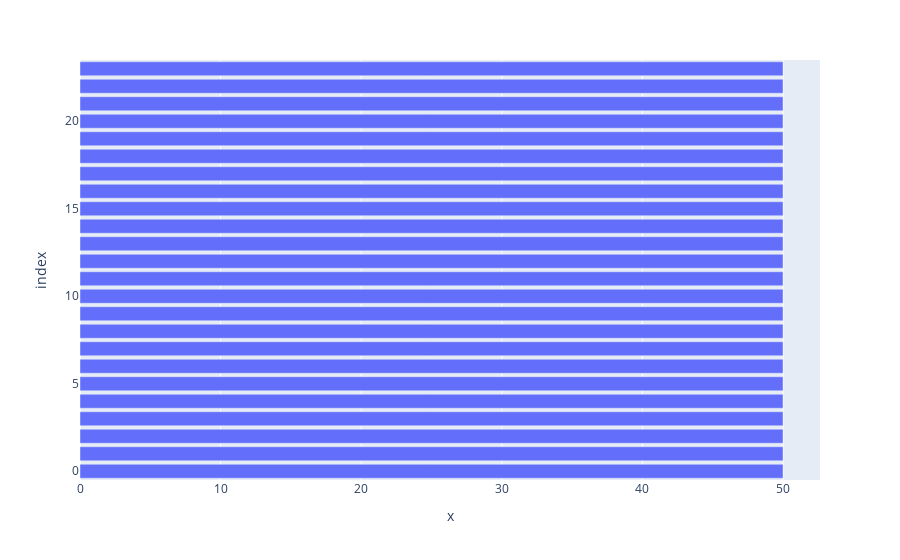

The notebook cell this image was saved under:
### Code cell
px.bar(df["label"].value_counts().index,df["label"].value_counts().values)

### Figure 1 — Plotly figure (JSON) as saved in the notebook; plotly's stock layout.template omitted (floating-point values rounded to 4 significant figures)
{"data": [{"alignmentgroup": "True", "hovertemplate": "x=%{x}<br>index=%{y}<extra></extra>", "legendgroup": "", "marker": {"color": "#636efa", "pattern": {"shape": ""}}, "name": "", "offsetgroup": "", "orientation": "h", "showlegend": false, "textposition": "auto", "type": "bar", "x": [50, 50, 50, 50, 50, 50, 50, 50, 50, 50, 50, 50, 50, 50, 50, 50, 50, 50, 50, 50, 50, 50, 50, 50], "xaxis": "x", "y": [0, 1, 2, 3, 4, 5, 6, 7, 8, 9, 10, 11, 12, 13, 14, 15, 16, 17, 18, 19, 20, 21, 22, 23], "yaxis": "y"}], "layout": {"barmode": "relative", "legend": {"tracegroupgap": 0}, "margin": {"t": 60}, "xaxis": {"anchor": "y", "domain": [0, 1], "title": {"text": "x"}}, "yaxis": {"anchor": "x", "domain": [0, 1], "title": {"text": "index"}}}}
